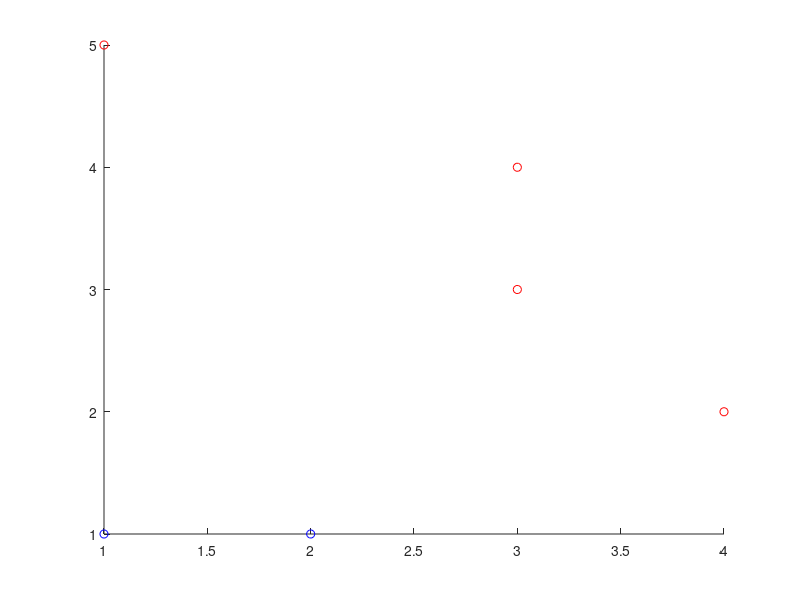

MATLAB code for this plot: (Note: this script raises an error after producing the figure.)
% Homework 3 Problem 1 Part A
clc
clear all
points = [1 4 3 3 2 1;
          5 2 3 4 1 1;
          1 1 1 1 1 1];
y = [1 1 1 1 -1 -1];
   
%Part A

w =[0; 0; 0];
k = 0;
done = false;


while ~done
    thisLoop = 0;
    for i = 1:6
        if y(i)*dot(w,points(:,i)) <= 0
           w = w + y(i)*points(:,i);
           k=k+1;
           thisLoop = thisLoop +1;
        end
    end
    
    if thisLoop == 0
        done = true;
    end
    
end

w

x_pos = [1 3 3 4];
y_pos = [5 4 3 2];
x_neg = [1 2];
y_neg = [1 1];
hold on
scatter(x_pos,y_pos,'r')
scatter(x_neg,y_neg,'b')
refline(-w(1)/w(2),-w(3)/w(2))

axis([0 6 0 6])
hold off